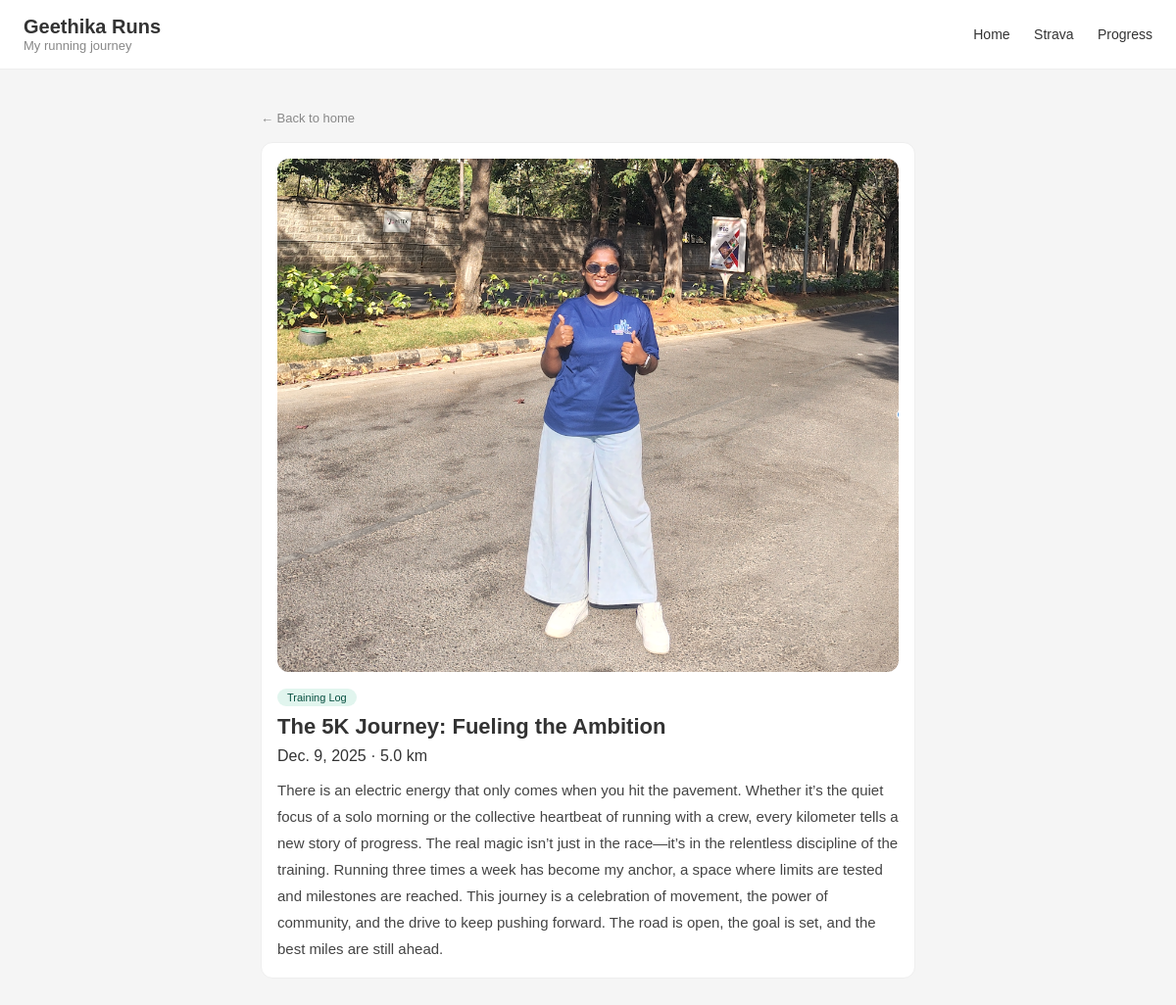
The app's page /post/1/ with its own data.
### posts/models.py (models this page shows, shortened)
class Post(models.Model):
    CATEGORY_CHOICES = [
        ('training', 'Training Log'),
        ('race', 'Race Day'),
        ('community', 'Community'),
        ('volunteering', 'Volunteering'),
    ]
    title = models.CharField(max_length=200)
    story = models.TextField()
    distance = models.FloatField()
    photo = models.ImageField(upload_to='photos/', blank=True, null=True)
    date = models.DateField()
    category = models.CharField(max_length=20, choices=CATEGORY_CHOICES, default='training')
    bib_number = models.CharField(max_length=20, blank=True, null=True)
    finish_time = models.CharField(max_length=20, blank=True, null=True)
    volunteer_event = models.CharField(max_length=200, blank=True, null=True)
    volunteer_role = models.CharField(max_length=100, blank=True, null=True)

### posts/views.py (the view)
# urls.py: path('post/<int:pk>/', views.post_detail, name='post_detail'),
def post_detail(request, pk):
    post = get_object_or_404(Post, pk=pk)
    return render(request, 'posts/post_detail.html', {'post': post})

### posts/templates/posts/post_detail.html (shortened to what this page needs)
{% extends 'posts/base.html' %}
{% block content %}
<a href="{% url 'home' %}" style="font-size:13px; color:#888; text-decoration:none;">
    ← Back to home
</a>
<div class="post-card" style="margin-top: 16px; padding:16px;">
    {% if post.photo %}
        <img src="{{ post.photo.url }}"
             alt="{{ post.title }}"
             style="
                width:100%;
                height:auto;
                object-fit:contain;
                border-radius:12px;
                margin-bottom:12px;
             ">
    {% endif %}
    <span class="badge badge-{{ post.category }}">
        {{ post.get_category_display }}
    </span>
    <h2 style="font-size:22px; margin: 8px 0;">
        {{ post.title }}
    </h2>
    <p class="meta">
        {{ post.date }} · {{ post.distance }} km
    </p>
    <p style="font-size:15px; line-height:1.8; color:#444; margin-top:12px;">
        {{ post.story }}
    </p>
</div>
{% endblock %}

### posts/templates/posts/base.html (style rules this page uses)
* { margin: 0; padding: 0; box-sizing: border-box; }
body { font-family: sans-serif; background: #f5f5f5; color: #333; }
.post-card { background: white; border: 1px solid #eee; border-radius: 12px; margin-bottom: 20px; overflow: hidden; transition: transform 0.2s ease, box-shadow 0.2s ease; }
.badge { display: inline-block; font-size: 11px; padding: 3px 10px; border-radius: 20px; font-weight: 500; }
.badge-training { background: #E1F5EE; color: #085041; }

### records on screen
Post: photo (picture), category "Training Log", title "The 5K Journey: Fueling the Ambition", date "Dec. 9, 2025", distance "5.0", story "There is an electric energy that only comes when you hit the pavement. Whether it’s the quiet focus of a solo morning or the collective heartbeat of running with a crew, every kilometer tells a new story of progress. The real magic isn’t just in the race—it’s in the relentless discipline of the training. Running three times a week has become my anchor, a space where limits are tested and milestones are reached. This journey is a celebration of movement, the power of community, and the drive to keep pushing forward. The road is open, the goal is set, and the best miles are still ahead."
